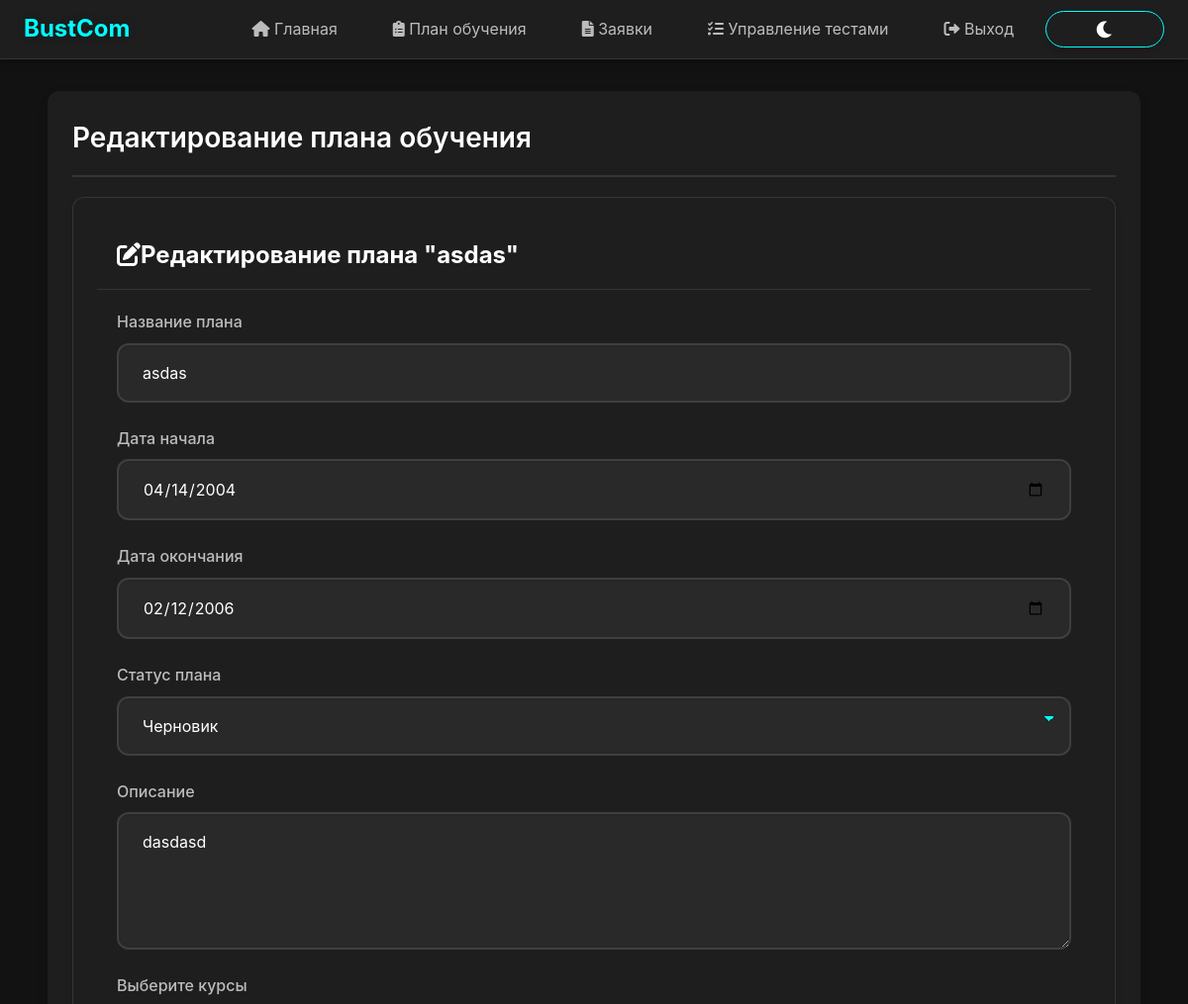
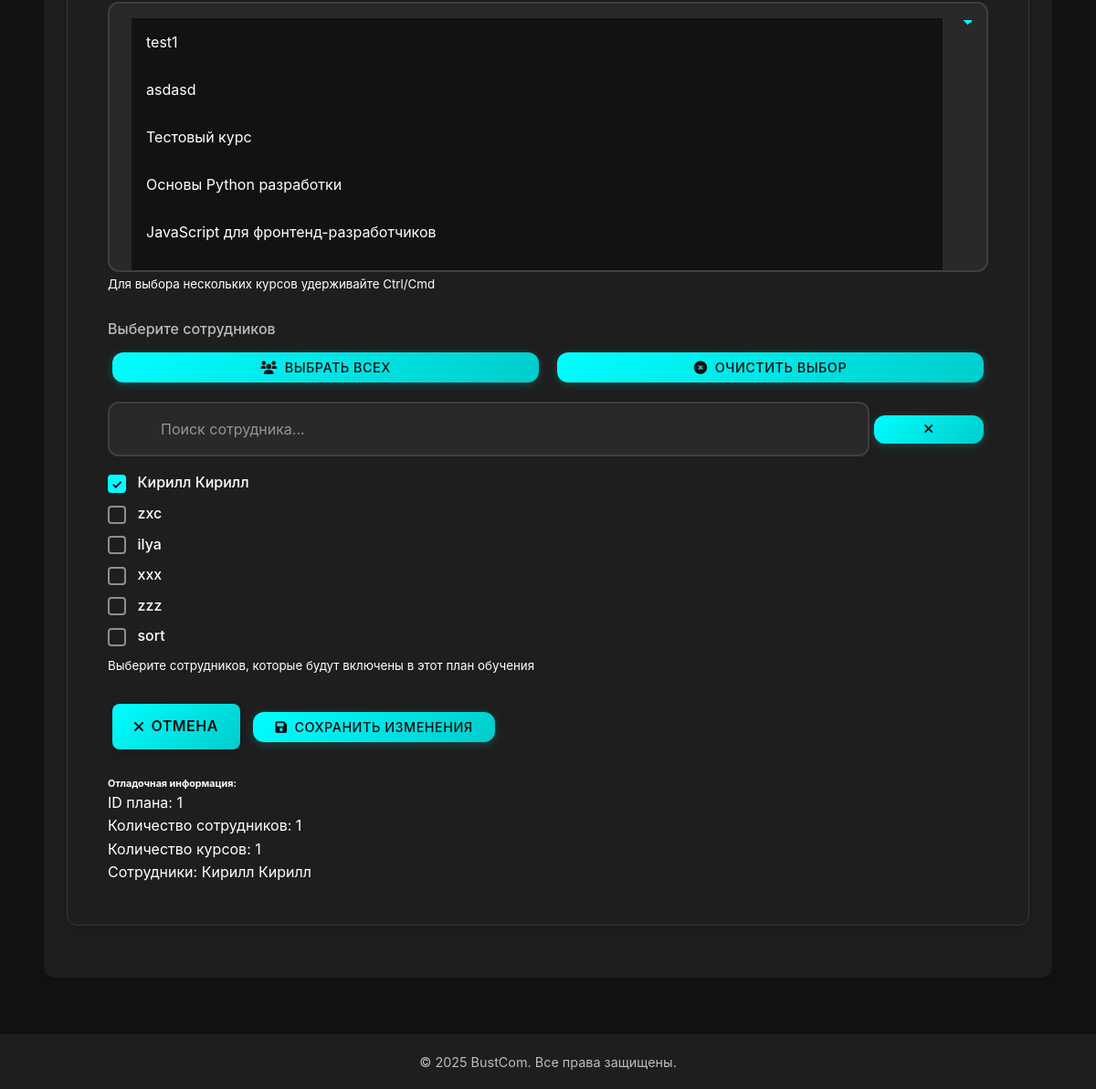
Screenshot of /training/edit-plan/1/ (signed in) with the database file from the repository (2 pictures, top to bottom).
### bustComProj/models.py (models this page shows, shortened)
class TrainingPlan(models.Model):
    STATUS_CHOICES = (
        ('draft', 'Черновик'),
        ('active', 'Активный'),
        ('completed', 'Завершен'),
        ('cancelled', 'Отменен'),
    )
    title = models.CharField(max_length=200)
    description = models.TextField()
    start_date = models.DateField()
    end_date = models.DateField()
    status = models.CharField(max_length=20, choices=STATUS_CHOICES, default='draft')
    created_by = models.ForeignKey(settings.AUTH_USER_MODEL, on_delete=models.CASCADE)
    created_at = models.DateTimeField(auto_now_add=True)
    updated_at = models.DateTimeField(auto_now=True)
    courses = models.ManyToManyField('Course', related_name='training_plans')
    employees = models.ManyToManyField(settings.AUTH_USER_MODEL, related_name='assigned_training_plans')

class Course(models.Model):
    LEVEL_CHOICES = [
        ('beginner', 'Начальный'),
        ('intermediate', 'Средний'),
        ('advanced', 'Продвинутый')
    ]
    title = models.CharField(max_length=100)
    description = models.TextField()
    duration = models.IntegerField(help_text='Продолжительность в часах')
    level = models.CharField(max_length=20, choices=LEVEL_CHOICES, default='beginner')
    teacher = models.ForeignKey(User, on_delete=models.CASCADE, related_name='courses')
    created_at = models.DateTimeField(auto_now_add=True)
    updated_at = models.DateTimeField(auto_now=True)
    class Meta:
        verbose_name = 'Курс'
        verbose_name_plural = 'Курсы'

class User(AbstractUser):
    ROLE_CHOICES = [
        ('admin', 'Администратор'),
        ('hr', 'HR-менеджер'),
        ('teacher', 'Преподаватель'),
        ('training_manager', 'Менеджер по обучению'),
        ('employee', 'Сотрудник')
    ]
    email = models.EmailField(unique=True)
    role = models.CharField(max_length=20, choices=ROLE_CHOICES, default='employee')
    is_blocked = models.BooleanField(default=False, verbose_name='Заблокирован')
    objects = UserManager()
    groups = models.ManyToManyField(
        'auth.Group',
        related_name="bustcomproj_user_groups",
        blank=True
    )
    user_permissions = models.ManyToManyField(
        'auth.Permission',
        related_name="bustcomproj_user_permissions",
        blank=True
    )
    def __str__(self):
        if self.first_name and self.last_name:
            return f"{self.first_name} {self.last_name}"
        return self.username
    class Meta:
        verbose_name = 'Пользователь'
        verbose_name_plural = 'Пользователи'

### bustComProj/views.py (the view, shortened to what this page needs)
# urls.py: path('training/edit-plan/<int:plan_id>/', edit_training_plan, name='edit_training_plan'),
@login_required
@role_required('training_manager')
def edit_training_plan(request, plan_id):
    plan = get_object_or_404(TrainingPlan, id=plan_id)
    courses = Course.objects.all()
    employees = get_user_model().objects.filter(profile__role='employee')
    return render(request, 'training_manager/edit_training_plan.html', {
        'plan': plan,
        'courses': courses,
        'employees': employees
    })

### bustComProj/views.py (called while the page is built)
def role_required(role):
    def check_role(user):
        return user.is_authenticated and getattr(user.profile, 'role', '').lower() == role.lower()
    return user_passes_test(check_role)

### bustComProj/templates/training_manager/edit_training_plan.html (shortened to what this page needs)
{% extends 'bustComProj/base.html' %}
{% block content %}
<div class="container fade-in">
    <div class="section">
        <h1 class="section-title">Редактирование плана обучения</h1>
        <div class="card mb-4">
            <div class="card-header bg-primary text-white">
                <h2 class="mb-0"><i class="fas fa-edit me-2"></i>Редактирование плана "{{ plan.title }}"</h2>
            </div>
            <div class="card-body">
                <form method="post" action="{% url 'edit_training_plan' plan.id %}">
                    <div class="row">
                        <div class="col-md-6">
                            <div class="form-group mb-3">
                                <label for="title" class="form-label">Название плана</label>
                                <input type="text" id="title" name="title" class="form-control" value="{{ plan.title }}" required>
                            </div>
                            <div class="form-group mb-3">
                                <label for="start_date" class="form-label">Дата начала</label>
                                <input type="date" id="start_date" name="start_date" class="form-control" value="{{ plan.start_date|date:'Y-m-d' }}" required>
                            </div>
                            <div class="form-group mb-3">
                                <label for="end_date" class="form-label">Дата окончания</label>
                                <input type="date" id="end_date" name="end_date" class="form-control" value="{{ plan.end_date|date:'Y-m-d' }}" required>
                            </div>
                            <div class="form-group mb-3">
                                <label for="status" class="form-label">Статус плана</label>
                                <select id="status" name="status" class="form-control">
                                    <option value="draft" {% if plan.status == 'draft' %}selected{% endif %}>Черновик</option>
                                </select>
                            </div>
                        </div>
                        <div class="col-md-6">
                            <div class="form-group mb-3">
                                <label for="description" class="form-label">Описание</label>
                                <textarea id="description" name="description" class="form-control" rows="4" required>{{ plan.description }}</textarea>
                            </div>
                            <div class="form-group mb-3">
                                <label for="courses" class="form-label">Выберите курсы</label>
                                <select id="courses" name="courses" class="form-control" multiple size="5" required>
                                    {% for course in courses %}
                                    <option value="{{ course.id }}" {% if course in plan.courses.all %}selected{% endif %}>{{ course.title }}</option>
                                    {% endfor %}
                                </select>
                                <small class="form-text text-muted">Для выбора нескольких курсов удерживайте Ctrl/Cmd</small>
                            </div>
                            <div class="form-group mb-3">
                                <label for="employees" class="form-label">Выберите сотрудников</label>
                                <div class="d-flex mb-2" style="gap: 10px;">
                                    <button type="button" class="btn btn-sm btn-outline-primary" style="flex: 1;" id="selectAllEmployees">
                                        <i class="fas fa-users me-1"></i> Выбрать всех
                                    </button>
                                    <button type="button" class="btn btn-sm btn-outline-secondary" style="flex: 1;" id="clearAllEmployees">
                                        <i class="fas fa-times-circle me-1"></i> Очистить выбор
                                    </button>
                                </div>
                                <div class="input-group mb-2">
                                    <input type="text" class="form-control" id="employeeSearch" placeholder="Поиск сотрудника...">
                                    <button class="btn btn-outline-secondary" type="button" id="clearSearch">
                                        <i class="fas fa-times"></i>
                                    </button>
                                </div>
                                <div class="border rounded p-2" style="height: 200px; overflow-y: auto;">
                                    <div class="employee-list">
                                        {% for employee in employees %}
                                        <div class="form-check employee-item">
                                            <input class="form-check-input" type="checkbox" name="employees" value="{{ employee.id }}" id="employee{{ employee.id }}" {% if employee in plan.employees.all %}checked{% endif %}>
                                            <label class="form-check-label" for="employee{{ employee.id }}">
                                                {{ employee.get_full_name|default:employee.username }}
                                            </label>
                                        </div>
                                        {% endfor %}
                                    </div>
                                </div>
                                <small class="form-text text-muted">Выберите сотрудников, которые будут включены в этот план обучения</small>
                            </div>
                        </div>
                    </div>
                    <div class="text-end mt-3">
                        <a href="{% url 'create_training_plan' %}" class="btn btn-secondary me-2">
                            <i class="fas fa-times me-2"></i> Отмена
                        </a>
                        <button type="submit" class="btn btn-success">
                            <i class="fas fa-save me-2"></i> Сохранить изменения
                        </button>
                    </div>
                    <div class="mt-3 p-3 bg-light rounded">
                        <h6>Отладочная информация:</h6>
                        <p>ID плана: {{ plan.id }}</p>
                        <p>Количество сотрудников: {{ plan.employees.all|length }}</p>
                        <p>Количество курсов: {{ plan.courses.all|length }}</p>
                        <p>Сотрудники: {{ plan.employees.all|join:", " }}</p>
                    </div>
                </form>
            </div>
        </div>
    </div>
</div>
{% endblock %}

### bustComProj/static/css/enhanced.css (style rules this page uses)
.btn, button, input[type="submit"], input[type="button"], .btn-primary, .btn-secondary, .btn-success, .btn-danger, .btn-info, .btn-warning, .btn-outline-primary, .btn-outline-secondary, .btn-outline-success, .btn-outline-danger, .btn-outline-info, .btn-outline-warning, a.btn, a.btn-action, a.btn-outline { display: inline-flex; align-items: center; justify-content: center; gap: 8px; padding: 12px 24px; border-radius: 8px; font-size: 1rem; font-weight: 600; text-decoration: none; cursor: pointer; transition: all 0.3s ease; box-shadow: 0 4px 6px rgba(0, 0, 0, 0.15); border: none; text-align: center; margin: 5px; min-width: 120px; position: relative; overflow: hidden; }
.btn-secondary { background: linear-gradient(135deg, #5a6268, #343a40); color: white; }
.btn-success { background: linear-gradient(135deg, #2dce89, #28a745); color: white; }
.btn-outline-primary, .btn-outline { border: 2px solid #5e72e4; background: transparent; color: #5e72e4; }
.btn-outline-secondary { border: 2px solid #5a6268; background: transparent; color: #5a6268; }
.btn-sm { padding: 8px 16px; font-size: 0.875rem; min-width: 100px; }
.section { margin-bottom: 30px; padding: 25px; background-color: rgba(255, 255, 255, 0.05); border-radius: 12px; box-shadow: 0 4px 12px rgba(0, 0, 0, 0.1); }
.section-title { font-size: 1.75rem; margin-bottom: 20px; padding-bottom: 15px; border-bottom: 2px solid rgba(255, 255, 255, 0.1); color: var(--text-primary); font-weight: 600; }
.card { border-radius: 12px; overflow: hidden; transition: all 0.3s ease; box-shadow: 0 6px 12px rgba(0, 0, 0, 0.15); margin-bottom: 20px; border: 1px solid rgba(255, 255, 255, 0.1); background-color: var(--background-light); }
.card-header { padding: 15px 20px; font-weight: 600; border-bottom: 1px solid rgba(255, 255, 255, 0.1); }
.card-body { padding: 20px; }
.form-group { margin-bottom: 20px; }
.form-control { display: block; width: 100%; padding: 12px 15px; font-size: 1rem; line-height: 1.5; color: var(--text-primary); background-color: var(--background-light); border: 1px solid rgba(255, 255, 255, 0.1); border-radius: 8px; transition: border-color 0.15s ease-in-out, box-shadow 0.15s ease-in-out; }
label { display: inline-block; margin-bottom: 8px; font-weight: 500; }
.d-flex { display: flex; }
.fade-in { animation: fadeIn 0.4s ease-out; }
:root { --primary-color: #ff00ff; --secondary-color: #00ffcc; --accent-color: #ff3366; --background-dark: #1a1a1a; --background-light: #2a2a2a; --text-primary: #ffffff; --text-secondary: #e0e0e0; --success-color: #00ff88; --danger-color: #ff3366; --warning-color: #ffcc00; --border-radius: 15px; --transition-speed: 0.3s; }

### bustComProj/static/css/theme.css (style rules this page uses)
:root[data-theme="dark"] { --primary-color: #00ffff; --primary-dark: #00cccc; --primary-light: #80ffff; --secondary-color: #ff00ff; --secondary-dark: #cc00cc; --secondary-light: #ff80ff; --background-dark: #121212; --background-light: #1e1e1e; --background-lighter: #2d2d2d; --text-primary: #ffffff; --text-secondary: rgba(255, 255, 255, 0.7); --text-tertiary: rgba(255, 255, 255, 0.5); }

### rows the page displays
TrainingPlan: title "asdas", start_date "04/14/2004", end_date "02/12/2006", status "Черновик", description "dasdasd", courses "test1 / asdasd ☑ / Тестовый курс / Основы Python разработки / JavaScript для фронтенд-разработчиков", id "1", employees.all|length "1", courses.all|length "1", employees.all "Кирилл Кирилл"
User: employees "☑", get_full_name "Кирилл Кирилл"
User: get_full_name "zxc"
User: get_full_name "ilya"
User: get_full_name "xxx"
User: get_full_name "zzz"
User: get_full_name "sort"
